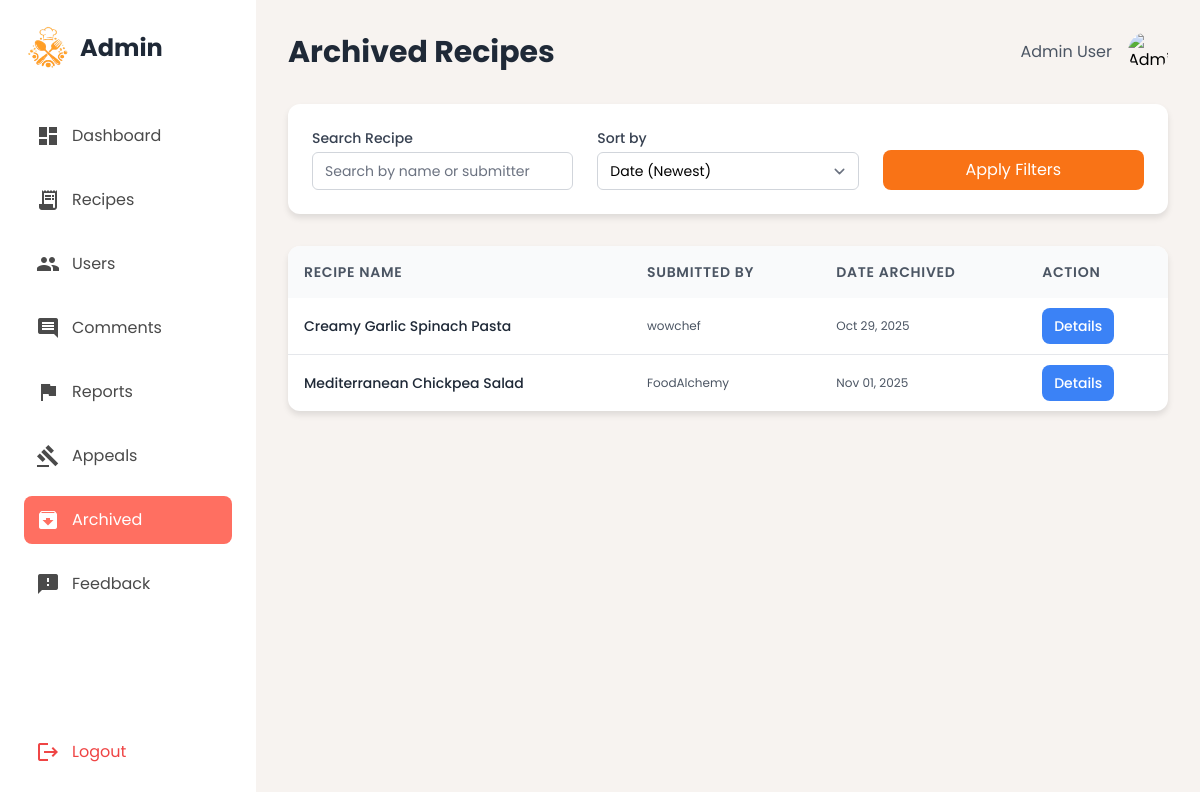
Screenshot of /admin_archived.php (signed in) with the database file from the repository.
### tables this page shows
CREATE TABLE `recipe` (
  `id` int(11) NOT NULL AUTO_INCREMENT,
  `user_id` int(11) NOT NULL,
  `recipe_name` varchar(255) DEFAULT NULL,
  `created_at` timestamp NOT NULL DEFAULT current_timestamp(),
  `image` varchar(255) DEFAULT NULL,
  `recipe_description` text DEFAULT NULL,
  `category` varchar(255) DEFAULT NULL,
  `difficulty` varchar(50) DEFAULT NULL,
  `preparation` varchar(50) DEFAULT NULL,
  `cooktime` varchar(255) DEFAULT NULL,
  `budget` varchar(50) DEFAULT NULL,
  `status` enum('pending','approved','rejected','archived') DEFAULT 'pending',
  `rejection_reason` text DEFAULT NULL,
  `servings` int(11) DEFAULT 1,
  `video_path` varchar(255) DEFAULT NULL,
  `tags` varchar(255) DEFAULT NULL,
  `archived` tinyint(1) DEFAULT 0,
  `archived_at` datetime DEFAULT NULL,
  PRIMARY KEY (`id`),
  KEY `user_id` (`user_id`)
);

CREATE TABLE `users` (
  `id` int(11) NOT NULL AUTO_INCREMENT,
  `username` varchar(50) NOT NULL,
  `email` varchar(100) NOT NULL,
  `password` varchar(255) NOT NULL,
  `created_at` timestamp NOT NULL DEFAULT current_timestamp(),
  `role` enum('user','admin') NOT NULL DEFAULT 'user',
  `biography` text DEFAULT NULL,
  `profile_picture` varchar(255) DEFAULT NULL,
  `last_username_change` datetime DEFAULT NULL,
  `total_violations` int(11) DEFAULT 0,
  `accstatus` varchar(50) DEFAULT 'Active',
  `status_updated_at` datetime DEFAULT NULL,
  `is_verified` tinyint(1) DEFAULT 0,
  PRIMARY KEY (`id`),
  UNIQUE KEY `username` (`username`),
  UNIQUE KEY `email` (`email`)
);

### admin_archived.php (the view, shortened to what this page needs)
<?php
require 'db.php';
$search = $_GET['search'] ?? '';
$sort_by = $_GET['sort'] ?? 'Date (Newest)';
$sql_recipes = "SELECT r.*, u.username AS submitted_by
                FROM recipe r
                LEFT JOIN users u ON r.user_id = u.id
                WHERE r.archived = 1";
switch ($sort_by) {
    default:
        $sql_recipes .= " ORDER BY r.created_at DESC";
        break;
}
$result_all = $conn->query($sql_recipes);
?>
<!DOCTYPE html>
<html lang="en">
<head>
<script src="https://cdn.tailwindcss.com?plugins=forms,container-queries"></script>
</head>
<body class="flex h-screen">
<aside class="sidebar w-64 flex-shrink-0 p-6 flex flex-col justify-between">
<div>
<div class="flex items-center mb-10">
<img src="img/logo_new.png" alt="Logo" class="w-12 h-12 mr-2">
<h1 class="text-2xl font-bold text-gray-800">Admin</h1>
</div>
<nav>
<ul>
<li class="mb-4">
<a class="flex items-center p-3 rounded-lg inactive-link hover:bg-gray-100" href="admin.php">
<span class="material-icons mr-3">dashboard</span>
<span>Dashboard</span>
</a>
</li>
<li class="mb-4 sidebar-item">
<a class="flex items-center p-3 rounded-lg inactive-link hover:bg-gray-100" href="admin_recipe.php">
<span class="material-icons mr-3">receipt_long</span>
<span>Recipes</span>
</a>
</li>
<li class="mb-4">
<a class="flex items-center p-3 rounded-lg inactive-link hover:bg-gray-100" href="admin_users.php">
<span class="material-icons mr-3">people</span>
<span>Users</span>
</a>
</li>
<li class="mb-4">
<a class="flex items-center p-3 rounded-lg inactive-link" href="admin_comments.php">
<span class="material-icons mr-3">comment</span>
<span>Comments</span>
</a>
</li>
<li class="mb-4">
<a class="flex items-center p-3 rounded-lg inactive-link hover:bg-gray-100" href="admin_reports.php">
<span class="material-icons mr-3">flag</span>
<span>Reports</span>
</a>
</li>
<li class="mb-4">
<a class="flex items-center p-3 rounded-lg inactive-link hover:bg-gray-100" href="admin_appeals.php">
<span class="material-icons mr-3">gavel</span>
<span>Appeals</span>
</a>
</li>
<li class="mb-4 sidebar-item">
<a class="flex items-center p-3 rounded-lg active-link" href="admin_archived.php">
<span class="material-icons mr-3">archive</span>
<span>Archived</span>
</a>
</li>
<li class="mb-4">
<a class="flex items-center p-3 rounded-lg inactive-link hover:bg-gray-100" href="admin_feedback.php">
<span class="material-icons mr-3">feedback</span>
<span>Feedback</span>
</a>
</li>
</ul>
</nav>
</div>
<div>
<a class="flex items-center p-3 rounded-lg text-red-500 hover:bg-red-50" href="logout.php">
<span class="material-icons mr-3">logout</span>
<span>Logout</span>
</a>
</div>
</aside>
<main class="main-content flex-1 p-8 overflow-y-auto">
<header class="flex justify-between items-center mb-8">
<h2 class="text-3xl font-bold text-gray-800">Archived Recipes</h2>
<div class="flex items-center">
<span class="mr-4 text-gray-600">Admin User</span>
<img alt="Admin avatar" class="w-10 h-10 rounded-full" src="https://lh3.googleusercontent.com/aida-public/AB6AXuA9Z-yBsYAaeaWkFBB6UcrHuFGwdd_GMeyqKk8UUwvgkXciEDhGc26LGm3V1PEhpM9G--3TUV46vMgDlJ_gbGgwwOotUFFFMH713MIWQui0zFZYqgBSoJ8edc4LnnHVVEN3g7KMwBeI-oSbtFUovjdQ8r2CLGeqzvb3KtbcKEDlDG6CnzbRsFdoDTr7dv-tfCRto2KRbKiK4RUvztUS47_onsq2T_b7qBQ22JrDL4EdLe1pMvi867ixtn6frrtmIHh0YfcLeyZzbdEU"/>
</div>
</header>
<form method="GET" class="card p-6 mb-8">
<div class="grid grid-cols-1 md:grid-cols-3 gap-6">
    <div>
        <label for="search" class="block text-sm font-medium text-gray-700">Search Recipe</label>
        <input type="text" name="search" id="search" value="<?php echo htmlspecialchars($search); ?>" placeholder="Search by name or submitter"
               class="mt-1 block w-full pl-3 pr-3 py-2 border-gray-300 rounded-md focus:ring-orange-500 focus:border-orange-500 sm:text-sm"/>
    </div>
    <div>
        <label for="sort" class="block text-sm font-medium text-gray-700">Sort by</label>
        <select name="sort" id="sort" class="mt-1 block w-full pl-3 pr-10 py-2 border-gray-300 rounded-md focus:outline-none focus:ring-orange-500 focus:border-orange-500 sm:text-sm">
            <?php
            $options = ['Date (Newest)','Date (Oldest)','Name (A-Z)','Name (Z-A)'];
            foreach($options as $option){
                $selected = ($sort_by == $option) ? 'selected' : '';
                echo "<option value='$option' $selected>$option</option>";
            }
            ?>
        </select>
    </div>
    <div class="flex items-end">
        <button type="submit" class="w-full py-2 px-4 bg-orange-500 text-white rounded-lg hover:bg-orange-600">Apply Filters</button>
    </div>
</div>
</form>
<div class="card overflow-hidden">
<table class="w-full">
<thead class="bg-gray-50">
<tr>
<th class="p-4 text-left text-sm font-semibold text-gray-600 uppercase tracking-wider">Recipe Name</th>
<th class="p-4 text-left text-sm font-semibold text-gray-600 uppercase tracking-wider">Submitted By</th>
<th class="p-4 text-left text-sm font-semibold text-gray-600 uppercase tracking-wider">Date Archived</th>
<th class="p-4 text-left text-sm font-semibold text-gray-600 uppercase tracking-wider">Action</th>
</tr>
</thead>
<tbody class="divide-y divide-gray-200">
<?php if ($result_all->num_rows > 0): ?>
    <?php while($row = $result_all->fetch_assoc()): ?>
    <tr>
        <td class="p-4 whitespace-nowrap font-medium text-sm text-gray-800"><?php echo htmlspecialchars($row['recipe_name']); ?></td>
        <td class="p-4 whitespace-nowrap text-xs text-gray-600"><?php echo htmlspecialchars($row['submitted_by']); ?></td>
        <td class="p-4 whitespace-nowrap text-xs text-gray-600"><?php echo date("M d, Y", strtotime($row['archived_at'])); ?></td>
        <td class="p-4 whitespace-nowrap">
            <a href="adminrecipe_details.php?id=<?php echo $row['id']; ?>" class="py-2 px-3 rounded-lg bg-blue-500 text-white font-medium hover:bg-blue-600 text-sm">Details</a>
        </td>
    </tr>
    <?php endwhile; ?>
<?php else: ?>
    <tr>
        <td colspan="4" class="p-6 text-center text-gray-500">No archived recipes found.</td>
    </tr>
<?php endif; ?>
</tbody>
</table>
</div>
</main>
</body>
</html>

### admin_archived.php (style rules this page uses)
body { font-family: 'Poppins', sans-serif; background-color: #f7f3f0; }
.sidebar { background-color: #ffffff; }
.main-content { background-color: #f7f3f0; }
.active-link { background-color: #ff6f61; color: white; }
.inactive-link { color: #4a4a4a; }
.card { background-color: #ffffff; border-radius: 12px; box-shadow: 0 4px 6px rgba(0,0,0,0.1); }

### rows the page displays
recipe: recipe_name "Creamy Garlic Spinach Pasta", user.username "wowchef", archived_at "Oct 29, 2025"
recipe: recipe_name "Mediterranean Chickpea Salad", user.username "FoodAlchemy", archived_at "Nov 01, 2025"

### other values shown
form field sort "Date (Newest)"
